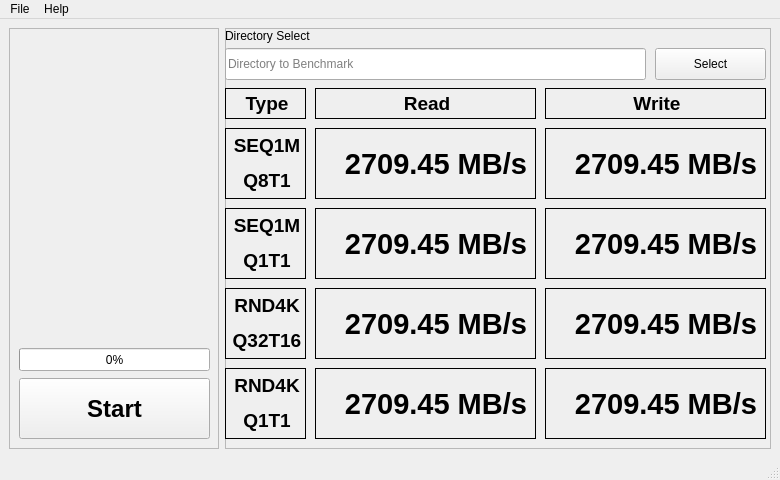
<?xml version="1.0" encoding="UTF-8"?>
<ui version="4.0">
 <class>MainWindow</class>
 <widget class="QMainWindow" name="MainWindow">
  <property name="geometry">
   <rect>
    <x>0</x>
    <y>0</y>
    <width>780</width>
    <height>480</height>
   </rect>
  </property>
  <property name="minimumSize">
   <size>
    <width>780</width>
    <height>480</height>
   </size>
  </property>
  <property name="maximumSize">
   <size>
    <width>780</width>
    <height>480</height>
   </size>
  </property>
  <property name="windowTitle">
   <string>Crazy DiskMark</string>
  </property>
  <property name="windowIcon">
   <iconset>
    <normaloff>images/icon.png</normaloff>images/icon.png</iconset>
  </property>
  <widget class="QWidget" name="centralwidget">
   <layout class="QHBoxLayout" name="horizontalLayout">
    <item>
     <widget class="QFrame" name="leftFrame">
      <property name="minimumSize">
       <size>
        <width>0</width>
        <height>0</height>
       </size>
      </property>
      <property name="maximumSize">
       <size>
        <width>210</width>
        <height>16777215</height>
       </size>
      </property>
      <property name="frameShape">
       <enum>QFrame::StyledPanel</enum>
      </property>
      <property name="frameShadow">
       <enum>QFrame::Raised</enum>
      </property>
      <widget class="QLabel" name="logoLabel">
       <property name="geometry">
        <rect>
         <x>10</x>
         <y>0</y>
         <width>241</width>
         <height>311</height>
        </rect>
       </property>
       <property name="text">
        <string/>
       </property>
       <property name="pixmap">
        <pixmap>images/logo.png</pixmap>
       </property>
      </widget>
      <widget class="QPushButton" name="startPushButton">
       <property name="geometry">
        <rect>
         <x>10</x>
         <y>350</y>
         <width>191</width>
         <height>61</height>
        </rect>
       </property>
       <property name="font">
        <font>
         <pointsize>18</pointsize>
         <weight>75</weight>
         <bold>true</bold>
        </font>
       </property>
       <property name="text">
        <string>Start</string>
       </property>
       <property name="icon">
        <iconset>
         <normaloff>images/starticon.png</normaloff>images/starticon.png</iconset>
       </property>
      </widget>
      <widget class="QProgressBar" name="progressBar">
       <property name="geometry">
        <rect>
         <x>10</x>
         <y>320</y>
         <width>191</width>
         <height>23</height>
        </rect>
       </property>
       <property name="sizePolicy">
        <sizepolicy hsizetype="Fixed" vsizetype="Fixed">
         <horstretch>0</horstretch>
         <verstretch>0</verstretch>
        </sizepolicy>
       </property>
       <property name="value">
        <number>0</number>
       </property>
      </widget>
     </widget>
    </item>
    <item>
     <widget class="QFrame" name="rightFrame">
      <property name="frameShape">
       <enum>QFrame::StyledPanel</enum>
      </property>
      <property name="frameShadow">
       <enum>QFrame::Raised</enum>
      </property>
      <widget class="QLineEdit" name="directoryLineEdit">
       <property name="geometry">
        <rect>
         <x>0</x>
         <y>20</y>
         <width>421</width>
         <height>32</height>
        </rect>
       </property>
       <property name="readOnly">
        <bool>true</bool>
       </property>
       <property name="placeholderText">
        <string>Directory to Benchmark</string>
       </property>
      </widget>
      <widget class="QLabel" name="directoryLabel">
       <property name="geometry">
        <rect>
         <x>0</x>
         <y>0</y>
         <width>141</width>
         <height>16</height>
        </rect>
       </property>
       <property name="text">
        <string>Directory Select</string>
       </property>
      </widget>
      <widget class="QPushButton" name="selectPushButton">
       <property name="geometry">
        <rect>
         <x>430</x>
         <y>20</y>
         <width>111</width>
         <height>32</height>
        </rect>
       </property>
       <property name="text">
        <string>Select</string>
       </property>
       <property name="icon">
        <iconset>
         <normaloff>images/directoryicon.png</normaloff>images/directoryicon.png</iconset>
       </property>
      </widget>
      <widget class="QLabel" name="typeLabel">
       <property name="geometry">
        <rect>
         <x>0</x>
         <y>60</y>
         <width>81</width>
         <height>31</height>
        </rect>
       </property>
       <property name="autoFillBackground">
        <bool>false</bool>
       </property>
       <property name="styleSheet">
        <string notr="true"/>
       </property>
       <property name="frameShape">
        <enum>QFrame::Box</enum>
       </property>
       <property name="text">
        <string>&lt;html&gt;&lt;head/&gt;&lt;body&gt;&lt;p align=&quot;center&quot;&gt;&lt;span style=&quot; font-size:14pt; font-weight:600;&quot;&gt;Type&lt;/span&gt;&lt;/p&gt;&lt;/body&gt;&lt;/html&gt;</string>
       </property>
      </widget>
      <widget class="QLabel" name="ReadLabel">
       <property name="geometry">
        <rect>
         <x>90</x>
         <y>60</y>
         <width>221</width>
         <height>31</height>
        </rect>
       </property>
       <property name="autoFillBackground">
        <bool>false</bool>
       </property>
       <property name="styleSheet">
        <string notr="true"/>
       </property>
       <property name="frameShape">
        <enum>QFrame::Box</enum>
       </property>
       <property name="text">
        <string>&lt;html&gt;&lt;head/&gt;&lt;body&gt;&lt;p align=&quot;center&quot;&gt;&lt;span style=&quot; font-size:14pt; font-weight:600;&quot;&gt;Read&lt;/span&gt;&lt;/p&gt;&lt;/body&gt;&lt;/html&gt;</string>
       </property>
      </widget>
      <widget class="QLabel" name="writeLabel">
       <property name="geometry">
        <rect>
         <x>320</x>
         <y>60</y>
         <width>221</width>
         <height>31</height>
        </rect>
       </property>
       <property name="autoFillBackground">
        <bool>false</bool>
       </property>
       <property name="styleSheet">
        <string notr="true"/>
       </property>
       <property name="frameShape">
        <enum>QFrame::Box</enum>
       </property>
       <property name="text">
        <string>&lt;html&gt;&lt;head/&gt;&lt;body&gt;&lt;p align=&quot;center&quot;&gt;&lt;span style=&quot; font-size:14pt; font-weight:600;&quot;&gt;Write&lt;/span&gt;&lt;/p&gt;&lt;/body&gt;&lt;/html&gt;</string>
       </property>
      </widget>
      <widget class="QLabel" name="seq1mq8t1Label">
       <property name="geometry">
        <rect>
         <x>0</x>
         <y>100</y>
         <width>81</width>
         <height>71</height>
        </rect>
       </property>
       <property name="autoFillBackground">
        <bool>false</bool>
       </property>
       <property name="styleSheet">
        <string notr="true"/>
       </property>
       <property name="frameShape">
        <enum>QFrame::Box</enum>
       </property>
       <property name="text">
        <string>&lt;html&gt;&lt;head/&gt;&lt;body&gt;&lt;p align=&quot;center&quot;&gt;&lt;span style=&quot; font-size:14pt; font-weight:600;&quot;&gt;SEQ1M&lt;/span&gt;&lt;/p&gt;&lt;p align=&quot;center&quot;&gt;&lt;span style=&quot; font-size:14pt; font-weight:600;&quot;&gt;Q8T1&lt;/span&gt;&lt;/p&gt;&lt;/body&gt;&lt;/html&gt;</string>
       </property>
      </widget>
      <widget class="QLabel" name="seq1mq1t1Label">
       <property name="geometry">
        <rect>
         <x>0</x>
         <y>180</y>
         <width>81</width>
         <height>71</height>
        </rect>
       </property>
       <property name="autoFillBackground">
        <bool>false</bool>
       </property>
       <property name="styleSheet">
        <string notr="true"/>
       </property>
       <property name="frameShape">
        <enum>QFrame::Box</enum>
       </property>
       <property name="text">
        <string>&lt;html&gt;&lt;head/&gt;&lt;body&gt;&lt;p align=&quot;center&quot;&gt;&lt;span style=&quot; font-size:14pt; font-weight:600;&quot;&gt;SEQ1M&lt;/span&gt;&lt;/p&gt;&lt;p align=&quot;center&quot;&gt;&lt;span style=&quot; font-size:14pt; font-weight:600;&quot;&gt;Q1T1&lt;/span&gt;&lt;/p&gt;&lt;/body&gt;&lt;/html&gt;</string>
       </property>
      </widget>
      <widget class="QLabel" name="rnd4kq32t16Label">
       <property name="geometry">
        <rect>
         <x>0</x>
         <y>260</y>
         <width>81</width>
         <height>71</height>
        </rect>
       </property>
       <property name="autoFillBackground">
        <bool>false</bool>
       </property>
       <property name="styleSheet">
        <string notr="true"/>
       </property>
       <property name="frameShape">
        <enum>QFrame::Box</enum>
       </property>
       <property name="text">
        <string>&lt;html&gt;&lt;head/&gt;&lt;body&gt;&lt;p align=&quot;center&quot;&gt;&lt;span style=&quot; font-size:14pt; font-weight:600;&quot;&gt;RND4K&lt;/span&gt;&lt;/p&gt;&lt;p align=&quot;center&quot;&gt;&lt;span style=&quot; font-size:14pt; font-weight:600;&quot;&gt;Q32T16&lt;/span&gt;&lt;/p&gt;&lt;/body&gt;&lt;/html&gt;</string>
       </property>
      </widget>
      <widget class="QLabel" name="rnd4kq1t1Label">
       <property name="geometry">
        <rect>
         <x>0</x>
         <y>340</y>
         <width>81</width>
         <height>71</height>
        </rect>
       </property>
       <property name="autoFillBackground">
        <bool>false</bool>
       </property>
       <property name="styleSheet">
        <string notr="true"/>
       </property>
       <property name="frameShape">
        <enum>QFrame::Box</enum>
       </property>
       <property name="text">
        <string>&lt;html&gt;&lt;head/&gt;&lt;body&gt;&lt;p align=&quot;center&quot;&gt;&lt;span style=&quot; font-size:14pt; font-weight:600;&quot;&gt;RND4K&lt;/span&gt;&lt;/p&gt;&lt;p align=&quot;center&quot;&gt;&lt;span style=&quot; font-size:14pt; font-weight:600;&quot;&gt;Q1T1&lt;/span&gt;&lt;/p&gt;&lt;/body&gt;&lt;/html&gt;</string>
       </property>
      </widget>
      <widget class="QLabel" name="seq1mq8t1ReadLabel">
       <property name="geometry">
        <rect>
         <x>90</x>
         <y>100</y>
         <width>221</width>
         <height>71</height>
        </rect>
       </property>
       <property name="font">
        <font>
         <pointsize>22</pointsize>
         <weight>75</weight>
         <bold>true</bold>
        </font>
       </property>
       <property name="frameShape">
        <enum>QFrame::Box</enum>
       </property>
       <property name="text">
        <string>2709.45 MB/s</string>
       </property>
       <property name="alignment">
        <set>Qt::AlignRight|Qt::AlignTrailing|Qt::AlignVCenter</set>
       </property>
      </widget>
      <widget class="QLabel" name="seq1mq8t1WriteLabel">
       <property name="geometry">
        <rect>
         <x>320</x>
         <y>100</y>
         <width>221</width>
         <height>71</height>
        </rect>
       </property>
       <property name="font">
        <font>
         <pointsize>22</pointsize>
         <weight>75</weight>
         <bold>true</bold>
        </font>
       </property>
       <property name="frameShape">
        <enum>QFrame::Box</enum>
       </property>
       <property name="text">
        <string>2709.45 MB/s</string>
       </property>
       <property name="alignment">
        <set>Qt::AlignRight|Qt::AlignTrailing|Qt::AlignVCenter</set>
       </property>
      </widget>
      <widget class="QLabel" name="seq1mq1t1ReadLabel">
       <property name="geometry">
        <rect>
         <x>90</x>
         <y>180</y>
         <width>221</width>
         <height>71</height>
        </rect>
       </property>
       <property name="font">
        <font>
         <pointsize>22</pointsize>
         <weight>75</weight>
         <bold>true</bold>
        </font>
       </property>
       <property name="frameShape">
        <enum>QFrame::Box</enum>
       </property>
       <property name="text">
        <string>2709.45 MB/s</string>
       </property>
       <property name="alignment">
        <set>Qt::AlignRight|Qt::AlignTrailing|Qt::AlignVCenter</set>
       </property>
      </widget>
      <widget class="QLabel" name="seq1mq1t1WriteLabel">
       <property name="geometry">
        <rect>
         <x>320</x>
         <y>180</y>
         <width>221</width>
         <height>71</height>
        </rect>
       </property>
       <property name="font">
        <font>
         <pointsize>22</pointsize>
         <weight>75</weight>
         <bold>true</bold>
        </font>
       </property>
       <property name="frameShape">
        <enum>QFrame::Box</enum>
       </property>
       <property name="text">
        <string>2709.45 MB/s</string>
       </property>
       <property name="alignment">
        <set>Qt::AlignRight|Qt::AlignTrailing|Qt::AlignVCenter</set>
       </property>
      </widget>
      <widget class="QLabel" name="rnd4kq32t16ReadLabel">
       <property name="geometry">
        <rect>
         <x>90</x>
         <y>260</y>
         <width>221</width>
         <height>71</height>
        </rect>
       </property>
       <property name="font">
        <font>
         <pointsize>22</pointsize>
         <weight>75</weight>
         <bold>true</bold>
        </font>
       </property>
       <property name="frameShape">
        <enum>QFrame::Box</enum>
       </property>
       <property name="text">
        <string>2709.45 MB/s</string>
       </property>
       <property name="alignment">
        <set>Qt::AlignRight|Qt::AlignTrailing|Qt::AlignVCenter</set>
       </property>
      </widget>
      <widget class="QLabel" name="rnd4kq32t16WriteLabel">
       <property name="geometry">
        <rect>
         <x>320</x>
         <y>260</y>
         <width>221</width>
         <height>71</height>
        </rect>
       </property>
       <property name="font">
        <font>
         <pointsize>22</pointsize>
         <weight>75</weight>
         <bold>true</bold>
        </font>
       </property>
       <property name="frameShape">
        <enum>QFrame::Box</enum>
       </property>
       <property name="text">
        <string>2709.45 MB/s</string>
       </property>
       <property name="alignment">
        <set>Qt::AlignRight|Qt::AlignTrailing|Qt::AlignVCenter</set>
       </property>
      </widget>
      <widget class="QLabel" name="rnd4kq1t1ReadLabel">
       <property name="geometry">
        <rect>
         <x>90</x>
         <y>340</y>
         <width>221</width>
         <height>71</height>
        </rect>
       </property>
       <property name="font">
        <font>
         <pointsize>22</pointsize>
         <weight>75</weight>
         <bold>true</bold>
        </font>
       </property>
       <property name="frameShape">
        <enum>QFrame::Box</enum>
       </property>
       <property name="text">
        <string>2709.45 MB/s</string>
       </property>
       <property name="alignment">
        <set>Qt::AlignRight|Qt::AlignTrailing|Qt::AlignVCenter</set>
       </property>
      </widget>
      <widget class="QLabel" name="rnd4kq1t1WriteLabel">
       <property name="geometry">
        <rect>
         <x>320</x>
         <y>340</y>
         <width>221</width>
         <height>71</height>
        </rect>
       </property>
       <property name="font">
        <font>
         <pointsize>22</pointsize>
         <weight>75</weight>
         <bold>true</bold>
        </font>
       </property>
       <property name="frameShape">
        <enum>QFrame::Box</enum>
       </property>
       <property name="text">
        <string>2709.45 MB/s</string>
       </property>
       <property name="alignment">
        <set>Qt::AlignRight|Qt::AlignTrailing|Qt::AlignVCenter</set>
       </property>
      </widget>
     </widget>
    </item>
   </layout>
  </widget>
  <widget class="QMenuBar" name="menubar">
   <property name="geometry">
    <rect>
     <x>0</x>
     <y>0</y>
     <width>780</width>
     <height>22</height>
    </rect>
   </property>
   <widget class="QMenu" name="menuFile">
    <property name="title">
     <string>File</string>
    </property>
    <addaction name="actionQuit"/>
   </widget>
   <widget class="QMenu" name="menuHelp">
    <property name="title">
     <string>Help</string>
    </property>
    <addaction name="actionAbout"/>
   </widget>
   <addaction name="menuFile"/>
   <addaction name="menuHelp"/>
  </widget>
  <widget class="QStatusBar" name="statusbar">
   <property name="styleSheet">
    <string notr="true"/>
   </property>
  </widget>
  <action name="actionQuit">
   <property name="text">
    <string>Quit</string>
   </property>
  </action>
  <action name="actionAbout">
   <property name="text">
    <string>About</string>
   </property>
  </action>
 </widget>
 <resources/>
 <connections/>
</ui>
